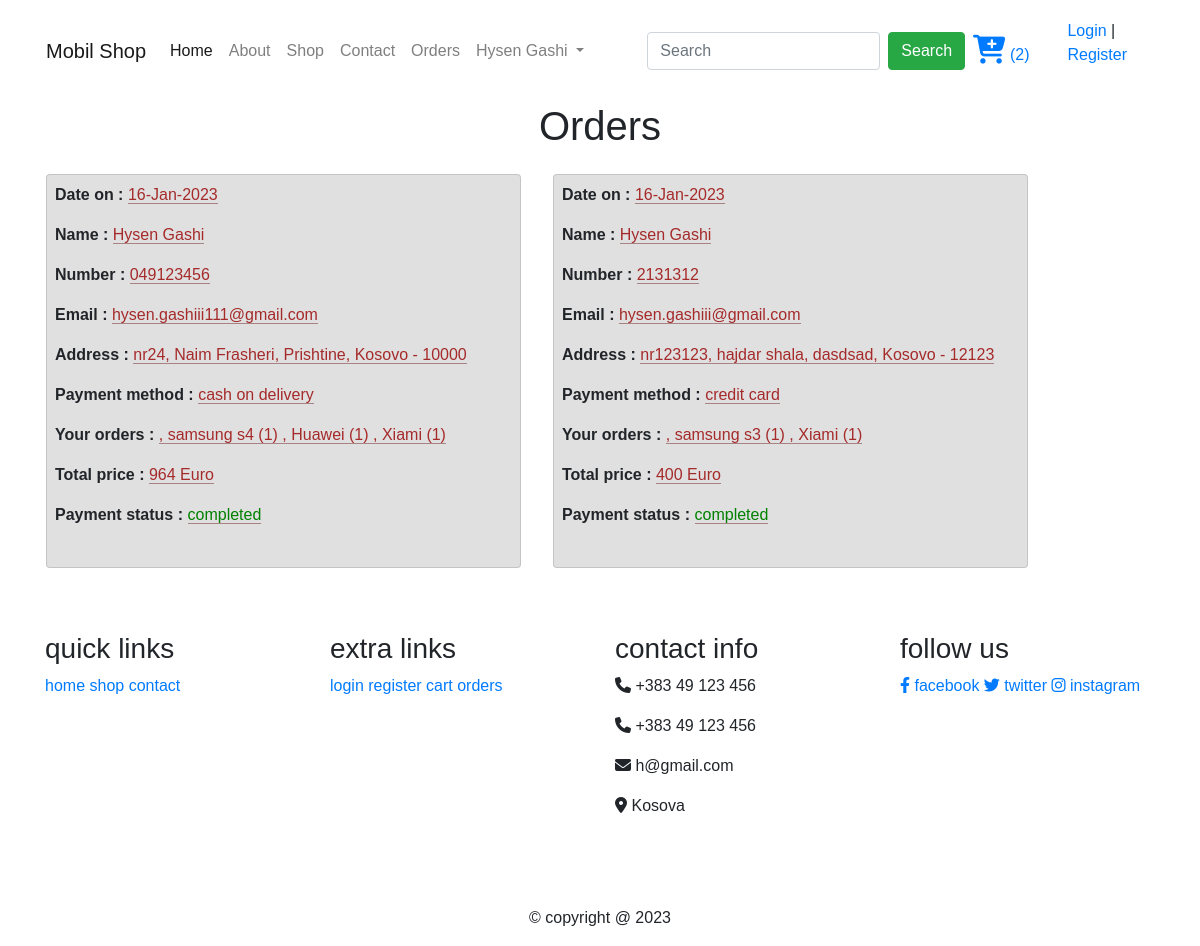
/orders.php (signed in), run on the app's committed database.
### tables this page shows
CREATE TABLE `orders` (
  `id` int(100) NOT NULL,
  `user_id` int(100) NOT NULL,
  `product_id` int(11) DEFAULT NULL,
  `name` varchar(100) NOT NULL,
  `number` varchar(15) NOT NULL,
  `email` varchar(100) NOT NULL,
  `method` varchar(50) NOT NULL,
  `address` varchar(255) NOT NULL,
  `total_products` varchar(255) NOT NULL,
  `total_price` int(255) NOT NULL,
  `placed_on` varchar(50) NOT NULL,
  `payment_status` varchar(50) NOT NULL DEFAULT 'pending'
);

### orders.php (the view, shortened to what this page needs)
<?php include './include/header.php' ?>
<?php
$user_id = $_SESSION['user_id'];
?>
<section class="placed-orders">
   <h1 class="title text-center">Orders</h1>
   <div class="container">
    <div class="row">
      <?php
         $order_query = mysqli_query($conn, "SELECT * FROM `orders` WHERE user_id = '$user_id'") or die('query failed');
         if(mysqli_num_rows($order_query) > 0){
            while($fetch_orders = mysqli_fetch_assoc($order_query)){
      ?>
    <div class="card w-50 m-3 p-2 col-sm-5 col-md-12 col-lg-5">
        <ul>
         <p> <b>Date on :</b> <span ><?php echo $fetch_orders['placed_on']; ?></span> </p>
         <p> <b>Name :</b> <span><?php echo $fetch_orders['name']; ?></span> </p>
         <p> <b>Number :</b> <span><?php echo $fetch_orders['number']; ?></span> </p>
         <p> <b>Email :</b> <span><?php echo $fetch_orders['email']; ?></span> </p>
         <p> <b>Address :</b> <span><?php echo $fetch_orders['address']; ?></span> </p>
         <p> <b>Payment method :</b> <span><?php echo $fetch_orders['method']; ?></span> </p>
         <p> <b>Your orders :</b> <span><?php echo $fetch_orders['total_products']; ?></span> </p>
         <p> <b>Total price :</b> <span><?php echo $fetch_orders['total_price']; ?> Euro</span> </p>
         <p> <b>Payment status :</b> <span style="color:<?php if($fetch_orders['payment_status'] == 'pending'){ echo 'red'; }else{ echo 'green'; } ?>;"><?php echo $fetch_orders['payment_status']; ?></span> </p>
        </ul>
    </div>
      <?php
       }
      }else{
         echo '<p class="empty">no orders placed yet!</p>';
      }
      ?>
   </div>
   </div>
</section>
<?php include './include/footer.php' ?>

### css/style.css (style rules this page uses)
* { font-family: 'Rubik', sans-serif; margin:0; padding:0; box-sizing: border-box; outline: none; border:none; text-decoration: none; }
.placed-orders .card span { border-bottom: 1px solid rgb(167, 131, 131); color: brown; }
.placed-orders .card { background-color: rgb(224, 224, 224); }

### data on the page
orders: placed_on "16-Jan-2023", name "Hysen Gashi", number "049123456", email "hysen.gashiii111@gmail.com", address "nr24, Naim Frasheri, Prishtine, Kosovo - 10000", method "cash on delivery", total_products ", samsung s4 (1) , Huawei (1) , Xiami (1)", total_price "964", payment_status "completed"
orders: placed_on "16-Jan-2023", name "Hysen Gashi", number "2131312", email "hysen.gashiii@gmail.com", address "nr123123, hajdar shala, dasdsad, Kosovo - 12123", method "credit card", total_products ", samsung s3 (1) , Xiami (1)", total_price "400", payment_status "completed"

### other printed values
$_SESSION['user_name'] "Hysen Gashi"
$cart_rows_number "2"
